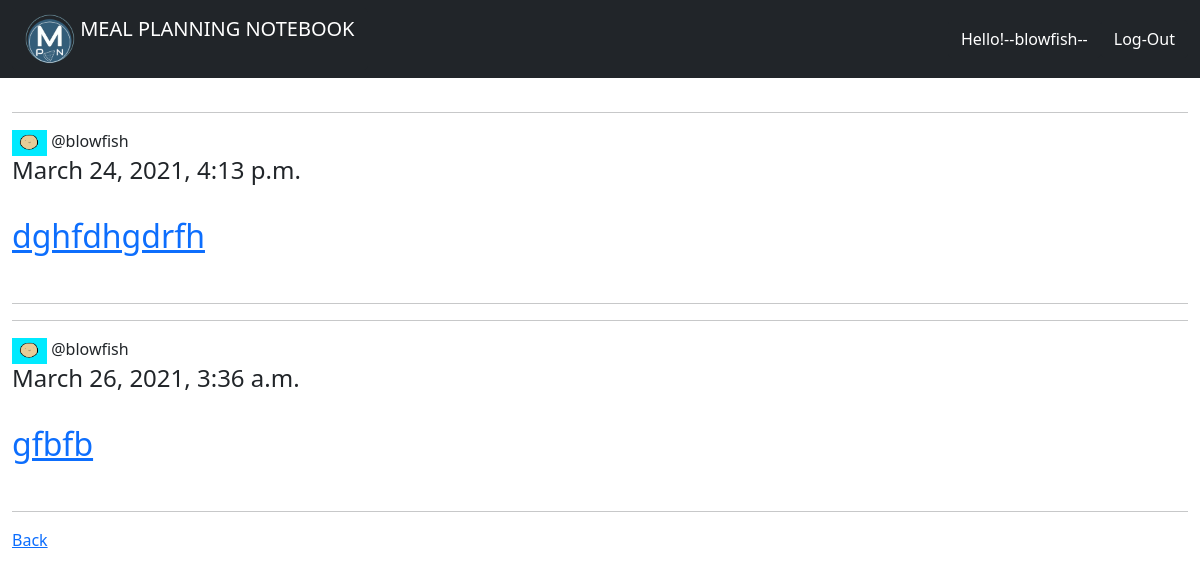
Screenshot of /reviewpost/mypost/ (signed in) with the database file from the repository.
### reviewpost/models.py (models this page shows, shortened)
class Reviewpost(models.Model):
    sno=models.AutoField(primary_key=True)
    content_name = models.CharField(max_length=150, null=True)
    content = models.TextField()
    photos = models.ImageField(default="p1.png",upload_to="images/%y",null=True, blank=True)
    date_created = models.DateTimeField(default=now)
    user = models.ForeignKey(User,on_delete=models.CASCADE)
    likes = models.ManyToManyField(User,related_name='postlikes')

### app1/models.py (models this page shows, shortened)
class Customer(models.Model):
	user = models.OneToOneField(User, related_name='profile', on_delete=models.CASCADE)
	name = models.CharField(max_length=200, null=True)
	phone = models.CharField(max_length=200, null=True)
	email = models.CharField(max_length=200, null=True)
	profile_pic = models.ImageField(default="unnamed.png", null=True, blank=True)
	date_created = models.DateTimeField(auto_now_add=True, null=True)

### reviewpost/views.py (the view)
# urls.py: path('mypost/', views.mypost, name='mypost'),
@login_required
def mypost(request):
    form = Reviewpost.objects.filter(user=request.user)
    return render(request, 'reviewpost/mypost.html', {'form':form})

### reviewpost/templates/reviewpost/mypost.html
{% extends 'reviewpost/base.html' %}
{% block content %}
{% for i in form %}
<hr>
<img src="{{ user.profile.profile_pic.url }}" alt="user image" width="35"> @{{ i.user }}<br><h4>{{ i.date_created }}</h4>
<a href="{% url 'mypostd' i.sno %}"><br><h2>{{ i.content }}</h2></a> <br>
<hr>
{% endfor %}
<a href="/reviewpost">Back</a>
{% endblock %}

### reviewpost/templates/reviewpost/base.html (shortened to what this page needs)
{% load static %}
<!DOCTYPE html>
<html lang="en">
<head>
    <link href="https://cdn.jsdelivr.net/npm/bootstrap@5.0.0-beta2/dist/css/bootstrap.min.css" rel="stylesheet">
</head>
<body>
<nav class="navbar navbar-expand-md fixed-top bg-dark navbar-dark">
        <div class="container-fluid">
        <div class="navbar-header">
            <a href="{% url 'home' %}" class="navbar-brand btn btn-dark">
            <img src="{% static 'images/icon.png' %}" width="50" height="50" class="d-inline-block align-top">
            <span>MEAL PLANNING NOTEBOOK</span>
            </a>
        </div>
        {% if user.is_authenticated %}
        <ul class="navbar-nav">
            <li class="nav-item"><button type="button"  class="btn btn-dark"> Hello!--{{ user.username }}-- </button></li>
            <li class="nav-item">
                <form method="POST" action="{% url 'logoutuser' %}">
                <button type="submit"  class="btn btn-dark">Log-Out</button>
            </li>
        </ul>
        {% endif %}
    </div>
    </nav>
    <div class="container-fluid">
        <br>
        <br>
        <br>
        <br>
    {% block content %}{% endblock %}
</div>
</body>
</html>

### rows the page displays
Reviewpost: profile.profile_pic (picture), user "blowfish", date_created "March 24, 2021, 4:13 p.m.", content "dghfdhgdrfh"
Reviewpost: profile.profile_pic (picture), user "blowfish", date_created "March 26, 2021, 3:36 a.m.", content "gfbfb"

### other values shown
{{ user.username }} "blowfish"
